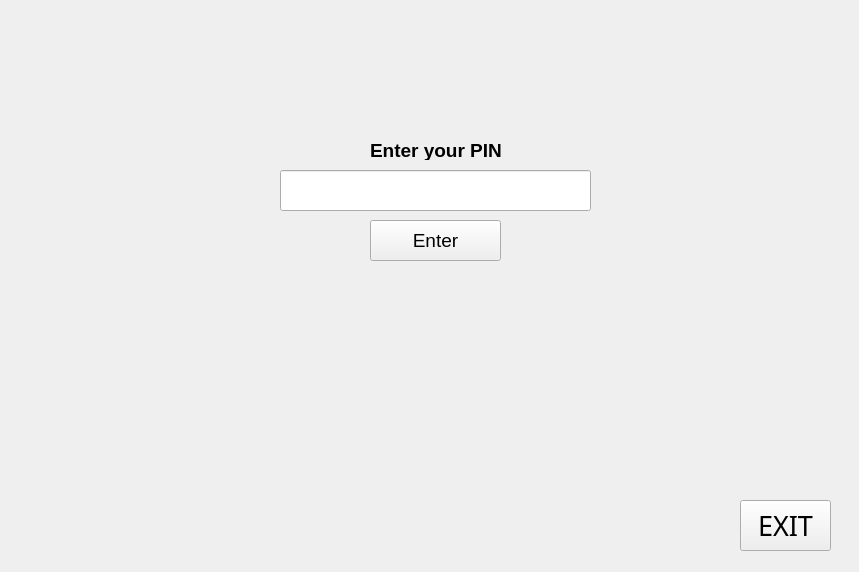
<?xml version="1.0" encoding="UTF-8"?>
<ui version="4.0">
 <class>PinForm</class>
 <widget class="QWidget" name="PinForm">
  <property name="geometry">
   <rect>
    <x>0</x>
    <y>0</y>
    <width>859</width>
    <height>572</height>
   </rect>
  </property>
  <property name="sizePolicy">
   <sizepolicy hsizetype="Fixed" vsizetype="Fixed">
    <horstretch>0</horstretch>
    <verstretch>0</verstretch>
   </sizepolicy>
  </property>
  <property name="minimumSize">
   <size>
    <width>859</width>
    <height>572</height>
   </size>
  </property>
  <property name="maximumSize">
   <size>
    <width>859</width>
    <height>572</height>
   </size>
  </property>
  <property name="windowTitle">
   <string>VisionBank ATM</string>
  </property>
  <property name="windowIcon">
   <iconset>
    <normaloff>python.png</normaloff>python.png</iconset>
  </property>
  <widget class="QLineEdit" name="pinText">
   <property name="geometry">
    <rect>
     <x>280</x>
     <y>170</y>
     <width>311</width>
     <height>41</height>
    </rect>
   </property>
   <property name="minimumSize">
    <size>
     <width>311</width>
     <height>41</height>
    </size>
   </property>
   <property name="font">
    <font>
     <pointsize>20</pointsize>
    </font>
   </property>
   <property name="inputMask">
    <string/>
   </property>
   <property name="maxLength">
    <number>4</number>
   </property>
   <property name="frame">
    <bool>true</bool>
   </property>
   <property name="echoMode">
    <enum>QLineEdit::Password</enum>
   </property>
   <property name="alignment">
    <set>Qt::AlignCenter</set>
   </property>
  </widget>
  <widget class="QLabel" name="label">
   <property name="geometry">
    <rect>
     <x>370</x>
     <y>140</y>
     <width>141</width>
     <height>20</height>
    </rect>
   </property>
   <property name="font">
    <font>
     <pointsize>14</pointsize>
     <weight>75</weight>
     <bold>true</bold>
    </font>
   </property>
   <property name="text">
    <string>Enter your PIN</string>
   </property>
  </widget>
  <widget class="QPushButton" name="EnterBtn">
   <property name="geometry">
    <rect>
     <x>370</x>
     <y>220</y>
     <width>131</width>
     <height>41</height>
    </rect>
   </property>
   <property name="font">
    <font>
     <pointsize>14</pointsize>
    </font>
   </property>
   <property name="text">
    <string>Enter</string>
   </property>
   <property name="flat">
    <bool>false</bool>
   </property>
  </widget>
  <widget class="QPushButton" name="ExitBtn">
   <property name="geometry">
    <rect>
     <x>740</x>
     <y>500</y>
     <width>91</width>
     <height>51</height>
    </rect>
   </property>
   <property name="font">
    <font>
     <family>Yoxall</family>
     <pointsize>20</pointsize>
     <weight>50</weight>
     <bold>false</bold>
    </font>
   </property>
   <property name="text">
    <string>EXIT</string>
   </property>
  </widget>
 </widget>
 <resources/>
 <connections/>
</ui>
